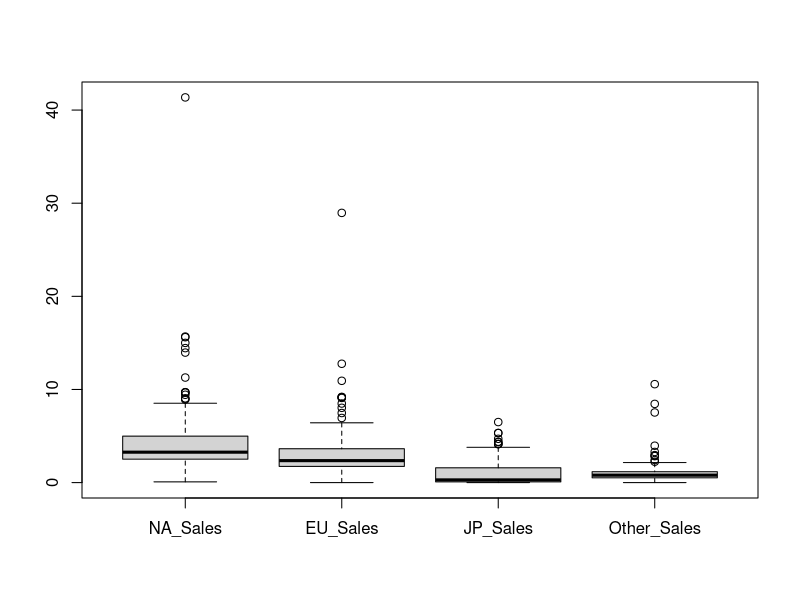
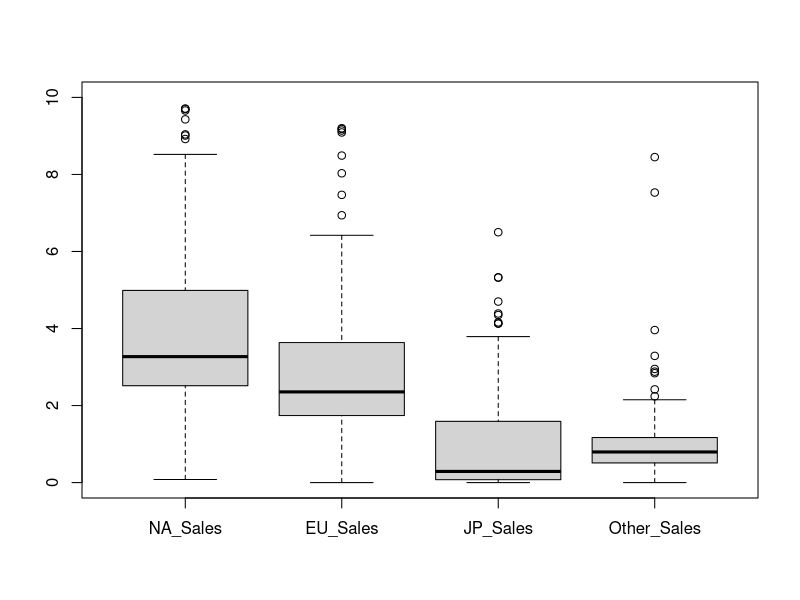
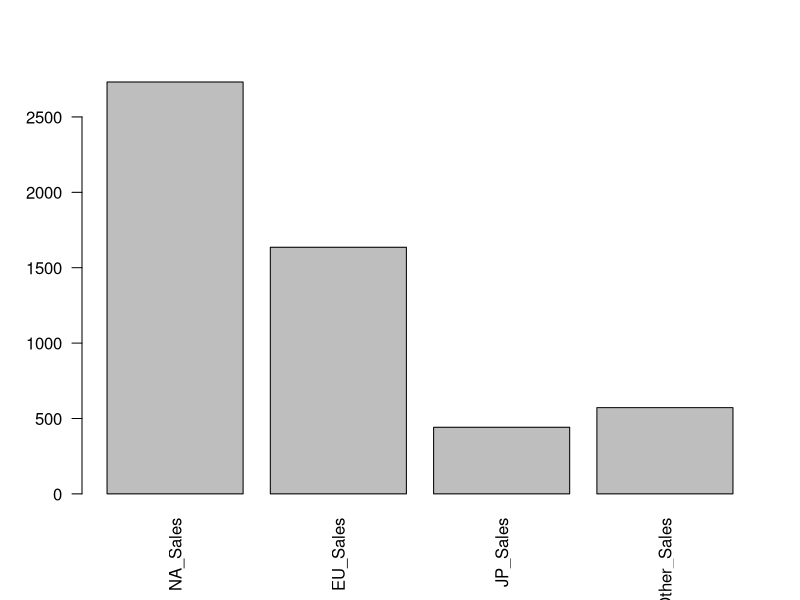
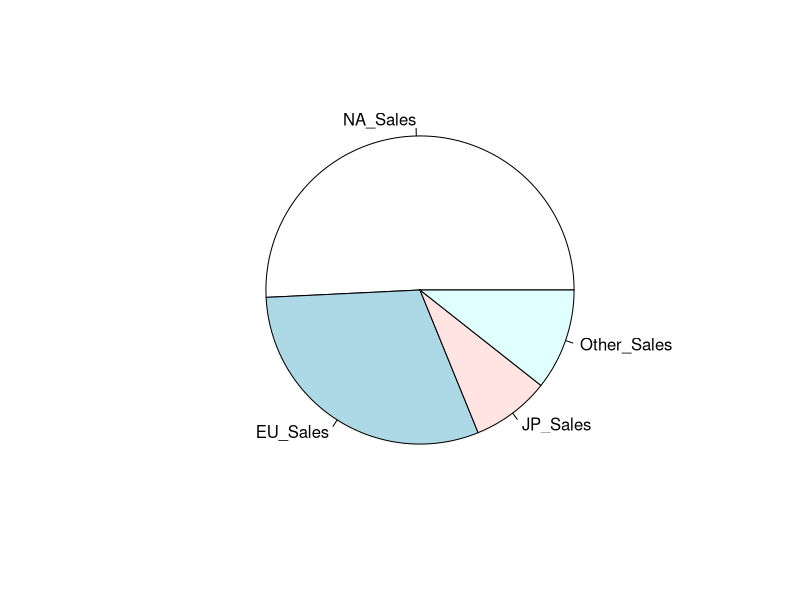
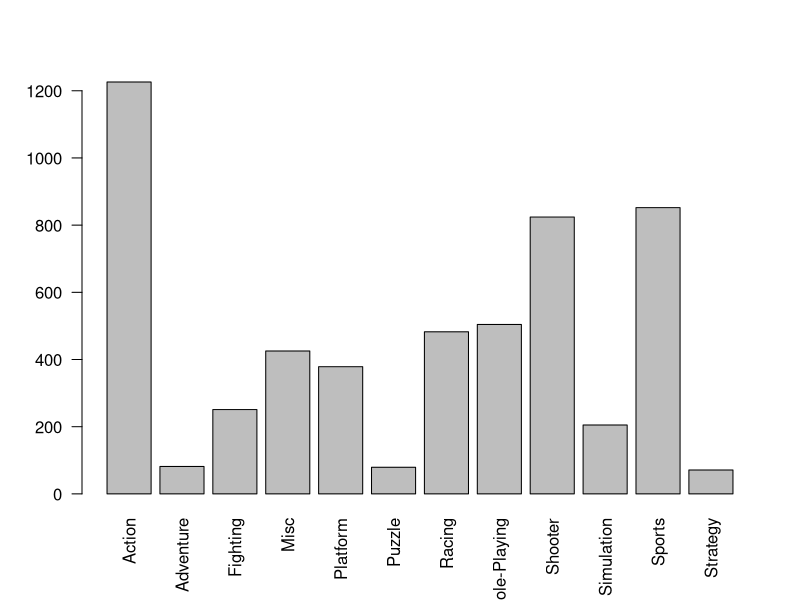
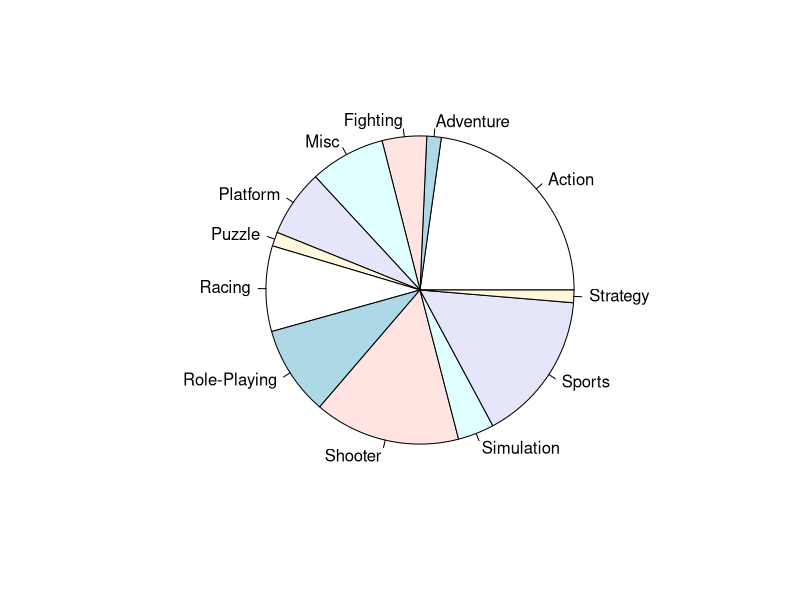
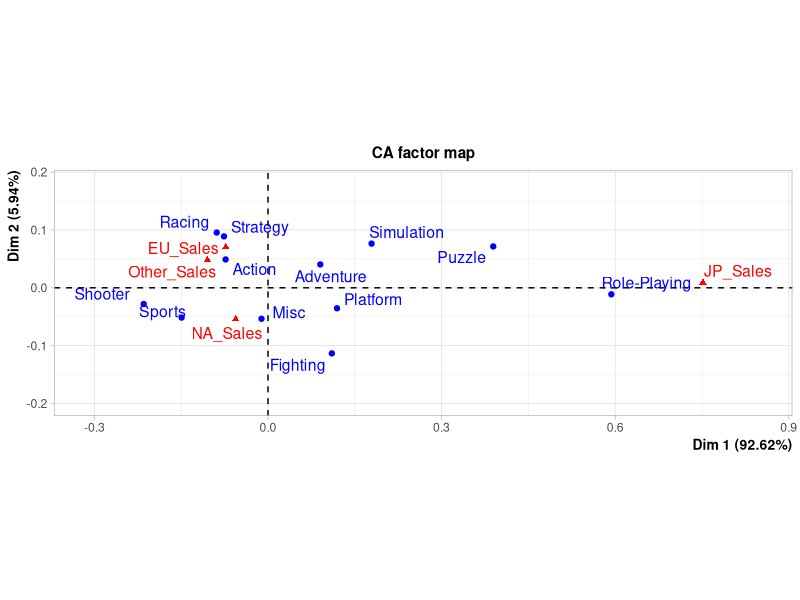
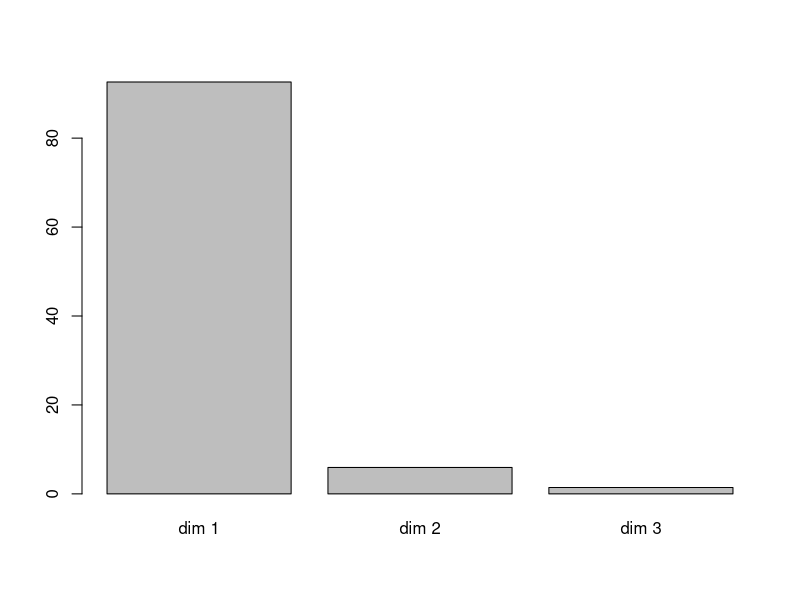

Reproduce these figures in R, in order.
## ---- chunk 1
library(FactoMineR)
## ---- chunk 2
jeu_donnees = read.csv("Video_Games_Sales_as_at_22_Dec_2016.csv")
jeu_donnees <- na.omit(jeu_donnees) # on enlève les "NA"
head(jeu_donnees)
jeu_donnees$NA_Sales <- as.numeric(jeu_donnees$NA_Sales)
jeu_donnees$User_Score <- as.numeric(jeu_donnees$User_Score)
## ---- chunk 3
jeu_donnees_top <- jeu_donnees[jeu_donnees$Global_Sales >= 5.0,] # plus de 5 millions de ventes
sales_data_top = jeu_donnees_top[, c("NA_Sales", "EU_Sales", "JP_Sales", "Other_Sales")]
boxplot(sales_data_top)
boxplot(sales_data_top, ylim = c(0, 10))
chisq.test(sales_data_top)

# On ne rejette pas le test de Khi-deux (p-valeur >> 0.05), donc il n'y a pas de relations entre le nom des jeux et les régions. On pouvait s'y attendre : la tendance pour certains jeux dans une région ne dépend pas de son nom mais de comment il a été produit et de son genre.
## ---- chunk 4
library(dplyr)
jeu_donnees_filtre1 <- jeu_donnees %>%
  group_by(Genre) %>%
  filter(n() >= 100) # Note : il y a au total 12 genres dans le jeu de données et il y a au moins 100 jeu pour chaque genre

jeu_donnees_grouped1 <- jeu_donnees_filtre1 %>%
  group_by(Genre) %>%
  summarise(
    NA_Sales = sum(NA_Sales, na.rm = TRUE),
    EU_Sales = sum(EU_Sales, na.rm = TRUE),
    JP_Sales = sum(JP_Sales, na.rm = TRUE),
    Other_Sales = sum(Other_Sales, na.rm = TRUE)
  ) %>%
  as.data.frame()

save1 <- jeu_donnees_grouped1$Genre
jeu_donnees_grouped1 <- jeu_donnees_grouped1[,2:5]
rownames(jeu_donnees_grouped1) <- save1

#rownames(jeu_donnees_grouped1)

head(jeu_donnees_grouped1)

chisq.test(jeu_donnees_grouped1)
## ---- chunk 5
s1 = colSums(jeu_donnees_grouped1)
s1
barplot(s1, las = 2)
pie(s1)
s2 = rowSums(jeu_donnees_grouped1)
s2
barplot(s2, las = 2)
pie(s2)
## ---- chunk 6
res = CA(jeu_donnees_grouped1)
## ---- chunk 7
res$eig
barplot(res$eig[,2])
# Un axe semble suffire
## ---- chunk 8
res$col$contrib
res$row$contrib
## ---- chunk 9
rowSums(res$row$contrib)
## ---- chunk 10
plot(res, axes = c(1,2), selectRow = "contrib 5")
## ---- chunk 11
# On regroupe les jeux par Publisher qu'on compare aux différentes régions.
jeu_donnees_filtre <- jeu_donnees %>%
  group_by(Publisher) %>%
  filter(n() >= 100) # Pour plus de pertinence, nous gardons ceux avec au moins 100 jeux dans le jeu de données.

jeu_donnees_grouped <- jeu_donnees_filtre %>%
  group_by(Publisher) %>%
  summarise(
    NA_Sales = sum(NA_Sales, na.rm = TRUE),
    EU_Sales = sum(EU_Sales, na.rm = TRUE),
    JP_Sales = sum(JP_Sales, na.rm = TRUE),
    Other_Sales = sum(Other_Sales, na.rm = TRUE)
  ) %>%
  as.data.frame()

save <- jeu_donnees_grouped$Publisher
jeu_donnees_grouped <- jeu_donnees_grouped[,2:5]
row.names(jeu_donnees_grouped) = save

head(jeu_donnees_grouped)

chisq.test(jeu_donnees_grouped)
## ---- chunk 12
s3 = rowSums(jeu_donnees_grouped)
s3
barplot(s3, las = 2)
pie(s3)
## ---- chunk 13
res3 = CA(jeu_donnees_grouped)
## ---- chunk 14
res3$eig
barplot(res3$eig[,2])
# La dimension 1 à elle seule suffit à expliquement 91.7% de l'inertie.
## ---- chunk 15
plot(res3, axes = c(1,2), selectRow = "contrib 6")
## ---- chunk 16
# Comparons avec les plateformes.
jeu_donnees_filtre2 <- jeu_donnees %>%
  group_by(Platform) %>%
  filter(n() >= 100)

jeu_donnees_grouped2 <- jeu_donnees_filtre2 %>%
  group_by(Platform) %>%
  summarise(
    NA_Sales = sum(NA_Sales, na.rm = TRUE),
    EU_Sales = sum(EU_Sales, na.rm = TRUE),
    JP_Sales = sum(JP_Sales, na.rm = TRUE),
    Other_Sales = sum(Other_Sales, na.rm = TRUE)
  ) %>%
  as.data.frame()

save2 <- jeu_donnees_grouped2$Platform
jeu_donnees_grouped2 <- jeu_donnees_grouped2[,2:5]
row.names(jeu_donnees_grouped2) = save2

head(jeu_donnees_grouped2)

chisq.test(jeu_donnees_grouped2)
## ---- chunk 17
s4 = rowSums(jeu_donnees_grouped2)
s4
barplot(s4, las = 2)
pie(s4)
## ---- chunk 18
res2 = CA(jeu_donnees_grouped2)
## ---- chunk 19
res2$eig
barplot(res2$eig[,2])
# 3 axes cette fois-ci
## ---- chunk 20
res2$col$contrib
res2$row$contrib
## ---- chunk 21
plot(res2, axes = c(1,2), selectRow = "contrib 6")
## ---- chunk 22
plot(res2, axes = c(1,3), selectRow = "contrib 6")
## ---- chunk 23
plot(res2, axes = c(2,3), selectRow = "contrib 6")
